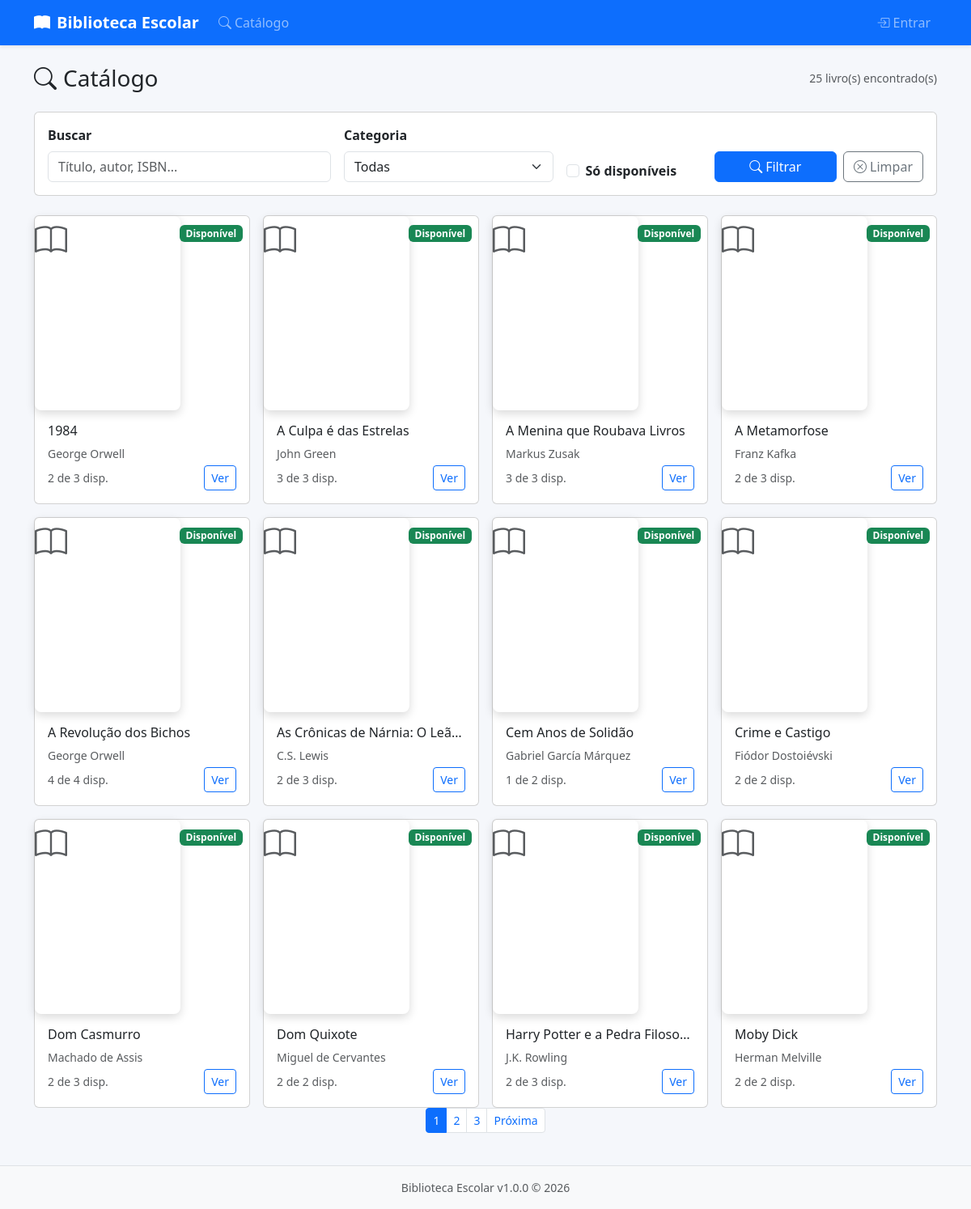
Page /public/catalogo.php on the committed database.
### tables this page shows
CREATE TABLE IF NOT EXISTS `obras` (
    `id` INT UNSIGNED NOT NULL AUTO_INCREMENT,
    `titulo` VARCHAR(200) NOT NULL,
    `autor` VARCHAR(150) NOT NULL,
    `isbn` VARCHAR(20) DEFAULT NULL,
    `editora` VARCHAR(100) DEFAULT NULL,
    `ano` YEAR DEFAULT NULL,
    `categoria` VARCHAR(80) DEFAULT NULL,
    `sinopse` TEXT DEFAULT NULL,
    `capa` VARCHAR(255) DEFAULT NULL,
    `criado_em` TIMESTAMP NOT NULL DEFAULT CURRENT_TIMESTAMP,
    `atualizado_em` TIMESTAMP NOT NULL DEFAULT CURRENT_TIMESTAMP ON UPDATE CURRENT_TIMESTAMP,
    PRIMARY KEY (`id`),
    KEY `idx_titulo` (`titulo`),
    KEY `idx_autor` (`autor`),
    KEY `idx_categoria` (`categoria`),
    KEY `idx_isbn` (`isbn`)
);

### app/helpers/view.php (called while the page is built, shortened)
<?php
function view(string $arquivo, array $dados = []): void {
    extract($dados);
    require VIEWS_PATH . "/{$arquivo}.php";
    $content = ob_get_clean();
    require VIEWS_PATH . '/layout.php';
}

### public/catalogo.php (called while the page is built, shortened)
<?php
$pagina = max(1, (int)($_GET['page'] ?? 1));
$por_pagina = 12;
$offset = ($pagina - 1) * $por_pagina;
$filtros = [
    'busca' => trim($_GET['q'] ?? ''),
    'categoria' => $_GET['categoria'] ?? '',
    'so_disponiveis' => isset($_GET['disponiveis']),
];
$obras = buscar_obras($filtros, $por_pagina, $offset);
$total = contar_obras($filtros);
$categorias = buscar_categorias();
view('catalogo', [
    'titulo' => 'Catálogo',
    'obras' => $obras,
    'total' => $total,
    'pagina' => $pagina,
    'por_pagina' => $por_pagina,
    'filtros' => $filtros,
    'categorias' => $categorias,
]);

### views/catalogo.php (the view, shortened to what this page needs)
<?php
$obras = $obras ?? [];
$total = $total ?? 0;
$pagina = $pagina ?? 1;
$por_pagina = $por_pagina ?? 12;
$filtros = $filtros ?? [];
?>
<div class="d-flex justify-content-between align-items-center mb-4 flex-wrap gap-2">
    <h1 class="h3 mb-0"><i class="bi bi-search me-2"></i>Catálogo</h1>
    <span class="text-muted small"><?= number_format($total) ?> livro(s) encontrado(s)</span>
</div>
<div class="card mb-4">
    <div class="card-body">
        <form method="get" class="row g-3 align-items-end">
            <div class="col-md-4">
                <label for="q" class="form-label fw-semibold">Buscar</label>
                <input type="text" class="form-control" id="q" name="q"
                       placeholder="Título, autor, ISBN..." value="<?= e($filtros['busca']) ?>">
            </div>
            <div class="col-md-3">
                <label for="categoria" class="form-label fw-semibold">Categoria</label>
                <select class="form-select" id="categoria" name="categoria">
                    <option value="">Todas</option>
                </select>
            </div>
            <div class="col-md-2">
                <div class="form-check">
                    <input class="form-check-input" type="checkbox" id="disponiveis" name="disponiveis" value="1"
                           <?= $filtros['so_disponiveis'] ? 'checked' : '' ?>>
                    <label class="form-check-label fw-semibold" for="disponiveis">
                        Só disponíveis
                    </label>
                </div>
            </div>
            <div class="col-md-3 d-flex gap-2">
                <button type="submit" class="btn btn-primary flex-grow-1">
                    <i class="bi bi-search me-1"></i>Filtrar
                </button>
                <a href="<?= url('catalogo.php') ?>" class="btn btn-outline-secondary">
                    <i class="bi bi-x-circle me-1"></i>Limpar
                </a>
            </div>
        </form>
    </div>
</div>
<?php if (empty($obras)): ?>
    <div class="text-center py-5">
        <i class="bi bi-book fs-1 text-muted"></i>
        <h4 class="mt-3 text-muted">Nenhum livro encontrado</h4>
        <p class="text-muted">Tente alterar os filtros ou buscar por outro termo</p>
        <a href="<?= url('catalogo.php') ?>" class="btn btn-outline-primary">Ver todos</a>
    </div>
<?php else: ?>
    <div class="row g-3">
        <?php foreach ($obras as $obra): ?>
            <div class="col-6 col-md-4 col-lg-3">
                <div class="card book-card h-100">
                    <div class="card-img-top book-cover">
                        <?php if ($obra['capa']): ?>
                            <img src="/biblioteca/uploads/capas/<?= e($obra['capa']) ?>" alt="<?= e($obra['titulo']) ?>" class="img-fluid">
                        <?php else: ?>
                            <i class="bi bi-book fs-1 text-muted"></i>
                        <?php endif; ?>
                        <div class="position-absolute top-0 end-0 m-2">
                            <?= status_badge($obra['disponiveis'] > 0 ? 'disponivel' : 'emprestado') ?>
                        </div>
                    </div>
                    <div class="card-body d-flex flex-column">
                        <h6 class="card-title text-truncate" title="<?= e($obra['titulo']) ?>">
                            <a href="<?= url('livro.php') ?>?id=<?= $obra['id'] ?>" class="text-decoration-none text-dark stretched-link">
                                <?= e($obra['titulo']) ?>
                            </a>
                        </h6>
                        <p class="card-text text-muted small mb-1"><?= e($obra['autor']) ?></p>
                        <div class="d-flex justify-content-between align-items-center mt-auto">
                            <small class="text-muted">
                                <?= (int)$obra['disponiveis'] ?> de <?= (int)$obra['total_exemplares'] ?> disp.
                            </small>
                            <a href="<?= url('livro.php') ?>?id=<?= $obra['id'] ?>" class="btn btn-sm btn-outline-primary">Ver</a>
                        </div>
                    </div>
                </div>
            </div>
        <?php endforeach; ?>
    </div>
    <?= paginacao($total, $por_pagina, $pagina, url('catalogo.php'), [
        'q' => $filtros['busca'],
        'categoria' => $filtros['categoria'],
        'disponiveis' => $filtros['so_disponiveis'] ? '1' : '',
    ]) ?>
<?php endif; ?>

### app/helpers/functions.php (shortened to what this page needs)
<?php
function e(string $value): string {
    return htmlspecialchars($value, ENT_QUOTES, 'UTF-8');
}
function url(string $caminho = ''): string {
    $base = rtrim(APP_URL, '/');
    return $base . '/' . ltrim($caminho, '/');
}
function usuario_logado(): ?array {
    return $_SESSION['usuario'] ?? null;
}
function status_badge(string $status): string {
    $classes = [
        'disponivel' => 'bg-success',
        'emprestado' => 'bg-danger',
        'reservado' => 'bg-warning text-dark',
        'manutencao' => 'bg-secondary',
        'pendente' => 'bg-info',
        'confirmada' => 'bg-primary',
        'na_fila' => 'bg-warning text-dark',
        'expirada' => 'bg-secondary',
        'cancelada' => 'bg-dark',
        'atendida' => 'bg-success',
    ];
    $labels = [
        'disponivel' => 'Disponível',
        'emprestado' => 'Emprestado',
        'reservado' => 'Reservado',
        'manutencao' => 'Manutenção',
        'pendente' => 'Pendente',
        'confirmada' => 'Confirmada',
        'na_fila' => 'Na fila',
        'expirada' => 'Expirada',
        'cancelada' => 'Cancelada',
        'atendida' => 'Atendida',
    ];
    $class = $classes[$status] ?? 'bg-secondary';
    $label = $labels[$status] ?? ucfirst($status);
    return "<span class=\"badge $class\">$label</span>";
}
function buscar_obras(array $filtros = [], int $limite = 20, int $offset = 0): array {
    $db = db();
    $where = [];
    $params = [];
    $sql = "
        SELECT o.*,
            COUNT(e.id) as total_exemplares,
            SUM(e.status = 'disponivel') as disponiveis,
            SUM(e.status = 'emprestado') as emprestados,
            SUM(e.status = 'reservado') as reservados
        FROM obras o
        LEFT JOIN exemplares e ON e.obra_id = o.id
    ";
    $sql .= " GROUP BY o.id ORDER BY o.titulo LIMIT ? OFFSET ?";
    $params[] = $limite;
    $params[] = $offset;
    $stmt = $db->prepare($sql);
    $stmt->execute($params);
    return $stmt->fetchAll();
}
function contar_obras(array $filtros = []): int {
    $db = db();
    $where = [];
    $params = [];
    $sql = "SELECT COUNT(*) FROM obras";
    $stmt = $db->prepare($sql);
    $stmt->execute($params);
    return (int)$stmt->fetchColumn();
}
function paginacao(int $total, int $por_pagina, int $pagina_atual, string $base_url, array $params = []): string {
    $total_paginas = ceil($total / $por_pagina);
    $query = http_build_query($params);
    $query = $query ? '?' . $query : '';
    $html = '<nav><ul class="pagination pagination-sm justify-content-center">';
    $inicio = max(1, $pagina_atual - 2);
    $fim = min($total_paginas, $pagina_atual + 2);
    for ($i = $inicio; $i <= $fim; $i++) {
        $active = $i === $pagina_atual ? ' active' : '';
        $html .= "<li class=\"page-item$active\"><a class=\"page-link\" href=\"{$base_url}{$query}&page=$i\">$i</a></li>";
    }
    if ($pagina_atual < $total_paginas) {
        $html .= "<li class=\"page-item\"><a class=\"page-link\" href=\"{$base_url}{$query}&page=" . ($pagina_atual + 1) . "\">Próxima</a></li>";
    }
    $html .= '</ul></nav>';
    return $html;
}

### views/layout.php (shortened to what this page needs)
<!DOCTYPE html>
<html lang="pt-BR">
<head>
    <link href="https://cdn.jsdelivr.net/npm/bootstrap@5.3.2/dist/css/bootstrap.min.css" rel="stylesheet">
    <link href="https://cdn.jsdelivr.net/npm/bootstrap-icons@1.11.1/font/bootstrap-icons.css" rel="stylesheet">
    <link href="<?= url('assets/css/style.css') ?>" rel="stylesheet">
</head>
<body>
    <nav class="navbar navbar-expand-lg navbar-dark bg-primary shadow-sm">
        <div class="container">
            <a class="navbar-brand fw-bold" href="<?= url('index.php') ?>">
                <i class="bi bi-book-fill me-2"></i><?= APP_NAME ?>
            </a>
            <div class="collapse navbar-collapse" id="navbarNav">
                <ul class="navbar-nav me-auto mb-2 mb-lg-0">
                    <li class="nav-item">
                        <a class="nav-link" href="<?= url('catalogo.php') ?>"><i class="bi bi-search me-1"></i>Catálogo</a>
                    </li>
                </ul>
                <ul class="navbar-nav">
                    <?php if (usuario_logado()): ?>
                        <li class="nav-item dropdown">
                            <a class="nav-link dropdown-toggle d-flex align-items-center" href="#" role="button" data-bs-toggle="dropdown">
                                <i class="bi bi-person-circle fs-5 me-2"></i>
                                <span class="d-none d-md-inline"><?= e(usuario_logado()['nome']) ?></span>
                            </a>
                            <ul class="dropdown-menu dropdown-menu-end">
                                <li><h6 class="dropdown-header"><?= e(usuario_logado()['matricula']) ?></h6></li>
                                <li><span class="dropdown-item-text text-muted"><?= usuario_tipo() === 'aluno' ? 'Aluno' : 'Bibliotecário' ?></span></li>
                                <li><hr class="dropdown-divider"></li>
                                <li><a class="dropdown-item" href="<?= url('perfil.php') ?>"><i class="bi bi-person me-2"></i>Meu Perfil</a></li>
                                <li><a class="dropdown-item" href="<?= url('alterar-senha.php') ?>"><i class="bi bi-key me-2"></i>Alterar Senha</a></li>
                                <li><hr class="dropdown-divider"></li>
                                <li>
                                    <form action="<?= url('logout.php') ?>" method="post">
                                        <?= csfr_input() ?>
                                        <button type="submit" class="dropdown-item text-danger"><i class="bi bi-box-arrow-right me-2"></i>Sair</button>
                                    </form>
                                </li>
                            </ul>
                        </li>
                    <?php else: ?>
                        <li class="nav-item">
                            <a class="nav-link" href="<?= url('login.php') ?>"><i class="bi bi-box-arrow-in-right me-1"></i>Entrar</a>
                        </li>
                    <?php endif; ?>
                </ul>
            </div>
        </div>
    </nav>
    <main class="container py-4">
        <?= $content ?>
    </main>
    <footer class="bg-light border-top py-3 mt-auto">
        <div class="container text-center text-muted small">
            <?= APP_NAME ?> v<?= APP_VERSION ?> &copy; <?= date('Y') ?>
        </div>
    </footer>
    <?= $scripts ?></body>
</html>

### public/assets/css/style.css (style rules this page uses)
:root { --be-primary: #0d6efd; --be-bg: #f5f7fb; }
body { background-color: var(--be-bg); min-height: 100vh; display: flex; flex-direction: column; }
main { flex: 1 0 auto; }
.book-cover { width: 100%; max-width: 180px; aspect-ratio: 3 / 4; object-fit: cover; border-radius: .5rem; box-shadow: 0 .25rem .75rem rgba(0, 0, 0, .15); }
.badge { font-size: .75rem; font-weight: 600; }

### rows in the picture
obras: titulo "1984", autor "George Orwell", disponiveis "2", total_exemplares "3"
obras: titulo "A Culpa é das Estrelas", autor "John Green", disponiveis "3", total_exemplares "3"
obras: titulo "A Menina que Roubava Livros", autor "Markus Zusak", disponiveis "3", total_exemplares "3"
obras: titulo "A Metamorfose", autor "Franz Kafka", disponiveis "2", total_exemplares "3"
obras: titulo "A Revolução dos Bichos", autor "George Orwell", disponiveis "4", total_exemplares "4"
obras: titulo "As Crônicas de Nárnia: O Leã…", autor "C.S. Lewis", disponiveis "2", total_exemplares "3"
obras: titulo "Cem Anos de Solidão", autor "Gabriel García Márquez", disponiveis "1", total_exemplares "2"
obras: titulo "Crime e Castigo", autor "Fiódor Dostoiévski", disponiveis "2", total_exemplares "2"
obras: titulo "Dom Casmurro", autor "Machado de Assis", disponiveis "2", total_exemplares "3"
obras: titulo "Dom Quixote", autor "Miguel de Cervantes", disponiveis "2", total_exemplares "2"
obras: titulo "Harry Potter e a Pedra Filosofal", autor "J.K. Rowling", disponiveis "2", total_exemplares "3"
obras: titulo "Moby Dick", autor "Herman Melville", disponiveis "2", total_exemplares "2"

### other values in the picture
APP_NAME "Biblioteca Escolar"
$total "25"
APP_VERSION "1.0.0"
